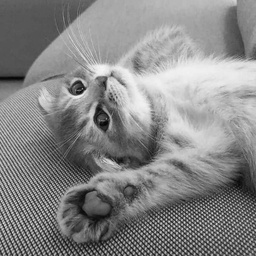
#> input picture task2_noise_filtering/cat.jpg, 256 x 256 px, shrunk from 736 x 736 before the run
$ jupyter execute task2.ipynb
#> lines starting #> are read from the running program, lines starting #| are printed output that depends on the picture
[cell 1]
import numpy as np
import cv2
import matplotlib.pyplot as plt

# **1. Зашумить изображение при помощи шума гаусса, постоянного шума.**

[cell 2]
image = cv2.imread('cat.jpg')
#> image is the input picture: shape (256, 256, 3); min 4, max 247, mean 134.3
image_gray = cv2.cvtColor(image, cv2.COLOR_BGR2GRAY)
plt.imshow(image_gray, cmap="gray")
plt.show()

[cell 3]
from skimage.metrics import (
    structural_similarity,
    mean_squared_error,
    peak_signal_noise_ratio,
)

[cell 4]
def compare_images(original, reference):
    (ssim, _) = structural_similarity(original, reference, full=True)
    mse = mean_squared_error(original, reference)
    psnr = peak_signal_noise_ratio(original, reference)
    return ssim, mse, psnr

[cell 5]
noises_data = {}
# original image
noises_data["Original"] = image_gray

# Gaussian noise
mean, stddev = 0, 100
noise_gauss = np.zeros(image_gray.shape, np.uint8)
cv2.randn(noise_gauss, mean, stddev)
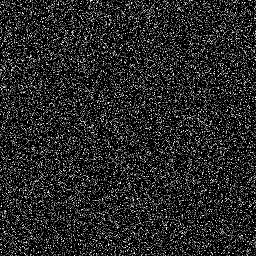
#> noise_gauss: shape (256, 256); min 0, max 255, mean 39.6
image_noise_gauss = cv2.add(image_gray, noise_gauss)
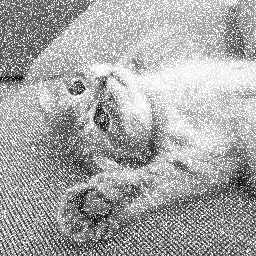
#> image_noise_gauss: shape (256, 256); min 5, max 255, mean 166.1
noises_data[f"Gaussian noise (mean={mean}, stddev={stddev})"] = image_noise_gauss

# Uniform noise
a, b = -25, 25
noise_uniform = np.random.randint(a, b, image_gray.shape).astype(np.uint8)
image_noise_uniform = cv2.add(image_gray, noise_uniform)
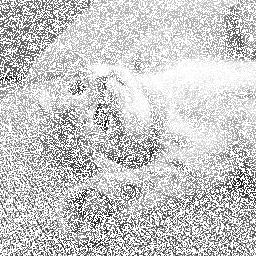
#> image_noise_uniform: shape (256, 256); min 6, max 255, mean 200.1
noises_data[f"Uniform noise (a={a}, b={b})"] = image_noise_uniform

# Gaussian + Uniform noise
noise_mix = noise_gauss + noise_uniform
image_noise_mix = cv2.add(image_gray, noise_mix)
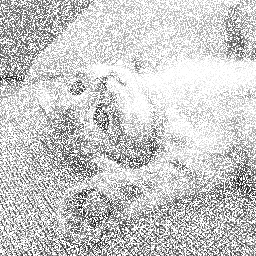
#> image_noise_mix: shape (256, 256); min 6, max 255, mean 201.3
noises_data["Gauss + Uniform"] = image_noise_mix

# Show images
fig, axs = plt.subplots(1, 4, figsize=(18, 7))

col = 0
for col, (key, img) in enumerate(noises_data.items()):
    axs[col].imshow(img, cmap='gray')
    axs[col].set_title(key)
    axs[col].axis('off')
#> this loop made 4 passes
#> key on passes 1 to 4: 'Original', 'Gaussian noise (mean=0, stddev=100)', 'Uniform noise (a=-25, b=25)', 'Gauss + Uniform'

plt.tight_layout()
plt.show()

# Metrics
for key, img in list(noises_data.items())[1:]:
    s, m, p = compare_images(image_gray, img)
    print(f"Original vs {key}:\n\tSSIM={s:.4f}, MSE={m:.4f}, PSNR={p:.4f}")
#> this loop made 3 passes
#> (key, ssim in compare_images, mse in compare_images, psnr in compare_images, s, m, p) on passes 1 to 3: ('Gaussian noise (mean=0, stddev=100)', 0.293, 2926.3, 13.47, 0.293, 2926.3, 13.47), ('Uniform noise (a=-25, b=25)', 0.155, 8603.2, 8.78, 0.155, 8603.2, 8.78), ('Gauss + Uniform', 0.199, 7602.4, 9.32, 0.199, 7602.4, 9.32)
#| Original vs Gaussian noise (mean=0, stddev=100):
#| 	SSIM=0.2931, MSE=2926.2788, PSNR=13.4676
#| Original vs Uniform noise (a=-25, b=25):
#| 	SSIM=0.1547, MSE=8603.2381, PSNR=8.7842
#| Original vs Gauss + Uniform:
#| 	SSIM=0.1986, MSE=7602.4198, PSNR=9.3213

# **2. Протестировать медианный фильтр, фильтр гаусса, билатериальный фильтр, фильтр нелокальных средних с различными параметрами.**

[cell 6]
noisy_images_to_test = {
    "Gaussian noise": image_noise_gauss,
    "Uniform noise": image_noise_uniform,
}

[cell 7]
filters = {
    "Median": {
        "func": lambda img, ksize: cv2.medianBlur(img, ksize),
        "params": {"ksize": [3, 5, 7]}
    },
    "Gaussian": {
        "func": lambda img, ksize, sigma: cv2.GaussianBlur(img, (ksize, ksize), sigma),
        "params": {
            "ksize": [3, 5, 7],
            "sigma": [1, 2, 3],
        }
    },
    "Bilateral": {
        "func": lambda img, d, sigmaColor, sigmaSpace: cv2.bilateralFilter(img, d, sigmaColor, sigmaSpace),
        "params": {
            "d": [5, 9],
            "sigmaColor": [50, 75],
            "sigmaSpace": [50, 75]
        }
    },
    "Non-local Means": {
        "func": lambda img, h, templateWindowSize, searchWindowSize:
            cv2.fastNlMeansDenoising(img, None, h, templateWindowSize, searchWindowSize),
        "params": {
            "h": [10, 20],
            "templateWindowSize": [7, 9],
            "searchWindowSize": [21, 35]
        }
    }
}
def generate_combinations(param_lists):
    if not param_lists:
        return []

    grids = np.meshgrid(*param_lists, indexing='ij')
    flat = [g.flatten() for g in grids]
    combinations = list(zip(*flat))
    return combinations
all_stats = {}

for filter_name, filter_info in filters.items():
    param_keys = list(filter_info["params"].keys())
    param_lists = list(filter_info["params"].values())
    param_combinations = generate_combinations(param_lists)

    n_rows = len(noisy_images_to_test)
    n_cols = len(param_combinations)

    fig, axs = plt.subplots(n_rows+1, n_cols+1, figsize=(2.5*(n_cols+1), 2*(n_rows+1)))

    # First row: parameter titles
    for j, params in enumerate(param_combinations):
        lines = [f"{k}={v}" for k, v in zip(param_keys, params)]
        title_str = "\n".join(lines)
        axs[0, j+1].set_title(title_str, fontsize=14)
        axs[0, j+1].axis('off')

    # First column: noise names + noise images
    for i, (noise_name, noisy_img) in enumerate(noisy_images_to_test.items()):
        axs[i+1, 0].imshow(noisy_img, cmap='gray')
        axs[i+1, 0].set_title(noise_name, fontsize=14)
        axs[i+1, 0].axis('off')

    # Top-left: original image
    axs[0, 0].imshow(image_gray, cmap='gray')
    axs[0, 0].set_title('Original', fontsize=14)
    axs[0, 0].axis('off')

    # Apply filters, compute statistics
    for i, (noise_name, noisy_img) in enumerate(noisy_images_to_test.items()):
        noisy_img_uint8 = noisy_img.astype(np.uint8)
        if noise_name not in all_stats:
            all_stats[noise_name] = {}

        for j, param_set in enumerate(param_combinations):
            params_dict = dict(zip(param_keys, param_set))
            for k, v in params_dict.items():
                if isinstance(v, np.generic):
                    params_dict[k] = v.item()
            try:
                filtered_img = filter_info["func"](noisy_img_uint8, **params_dict)
            except Exception as e:
                print(f"Error in filter {filter_name} with params {params_dict}: {e}")
                continue

            # Save statistics
            ssim_val, mse_val, psnr_val = compare_images(image_gray, filtered_img)
            if filter_name not in all_stats[noise_name]:
                all_stats[noise_name][filter_name] = {}
            all_stats[noise_name][filter_name][tuple(param_set)] = {
                "ssim": ssim_val, "mse": mse_val, "psnr": psnr_val, "image": filtered_img
            }

            # Show filtered image
            axs[i+1, j+1].imshow(filtered_img, cmap='gray')
            axs[i+1, j+1].axis('off')

    plt.suptitle(f"Filter: {filter_name}", fontsize=20)
    plt.tight_layout()
    plt.show()
#> this loop made 4 passes
#> (filter_name, param_keys, param_lists, n_cols) on passes 3 to 4: ('Bilateral', ['d', 'sigmaColor', 'sigmaSpace'], [[5, 9], [50, 75], [50, 75]], 8), ('Non-local Means', ['h', 'templateWindowSize', 'searchWindowSize'], [[10, 20], [7, 9], [21, 35]], 8)
#> (filter_name, param_keys, param_combinations, n_cols) on pass 1: ('Median', ['ksize'], [(3,), (5,), (7,)], 3)
#> pass 1, `plt.show()`:
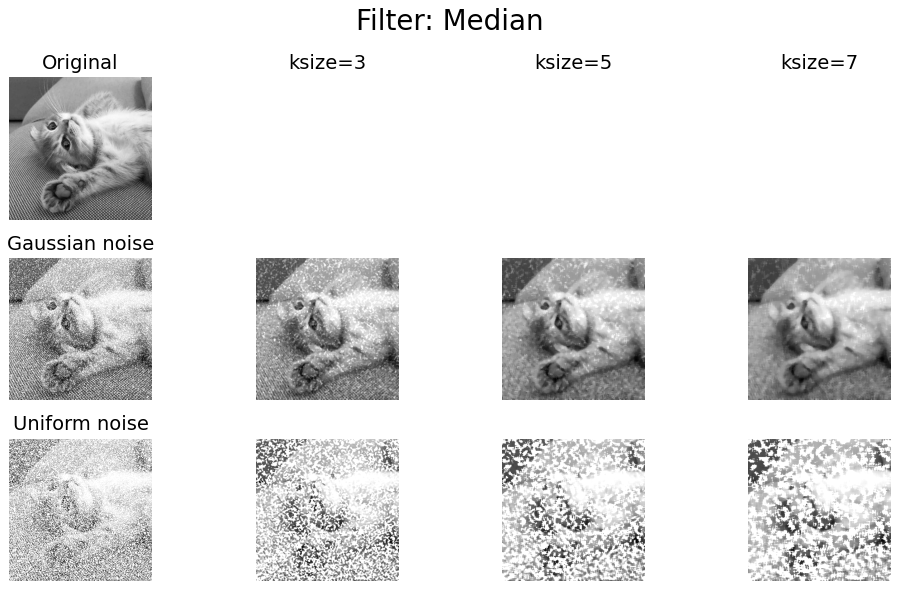
#> figure drawn by matplotlib, 9 panels
#> pass 2, `plt.show()`:
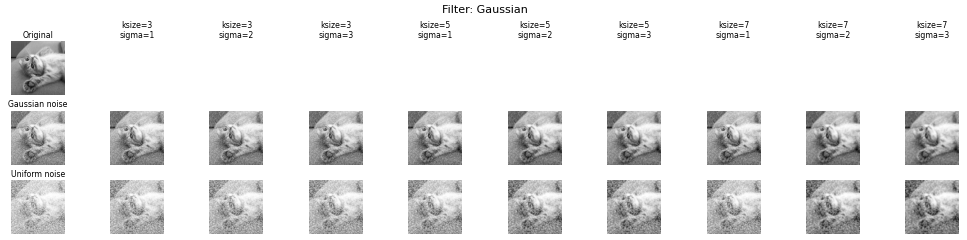
#> figure drawn by matplotlib, 21 panels
#> after the loop, all_stats = 2 items

# **3. Выяснить, какой фильтр показал лучший результат фильтрации шума.**

[cell 8]
for noise_name, filters_stats in all_stats.items():
    best_ssim = -1
    best_filter = None
    best_params = None
    best_image = None

    images_to_show = [image_gray, noisy_images_to_test[noise_name]]
    titles_to_show = ["Original", noise_name]

    for filter_name, params_dict in filters_stats.items():
        for param_set, stats in params_dict.items():
            clean_params = tuple(v.item() if isinstance(v, np.generic) else v for v in param_set)
            if stats["ssim"] > best_ssim:
                best_ssim = stats["ssim"]
                best_filter = filter_name
                best_params = clean_params
                best_image = stats["image"]

    images_to_show.append(best_image)
    titles_to_show.append(f'Best: {best_filter}\nParams: {best_params}')

    # Show images
    plt.figure(figsize=(12,4))
    for idx, (img, title) in enumerate(zip(images_to_show, titles_to_show)):
        plt.subplot(1, len(images_to_show), idx+1)
        plt.imshow(img, cmap='gray')
        plt.title(title, fontsize=10)
        plt.axis('off')
    plt.show()

    # Metrics
    ssim_val, mse_val, psnr_val = compare_images(image_gray, best_image)
    print(f"Best filter for {noise_name}: {best_filter} {best_params}")
    print(f"\tSSIM={ssim_val:.4f}, MSE={mse_val:.2f}, PSNR={psnr_val:.2f}")
#> this loop made 2 passes
#> (noise_name, ssim in compare_images, mse in compare_images, psnr in compare_images, ssim_val, mse_val) on passes 1 to 2: ('Gaussian noise', 0.508, 1444.4, 16.53, 0.508, 1444.4), ('Uniform noise', 0.381, 5458.5, 10.76, 0.381, 5458.5)
#| Best filter for Gaussian noise: Bilateral (9, 75, 75)
#| 	SSIM=0.5078, MSE=1444.36, PSNR=16.53
#| Best filter for Uniform noise: Gaussian (7, 3)
#| 	SSIM=0.3810, MSE=5458.48, PSNR=10.76
#> pass 1, `plt.show()`:
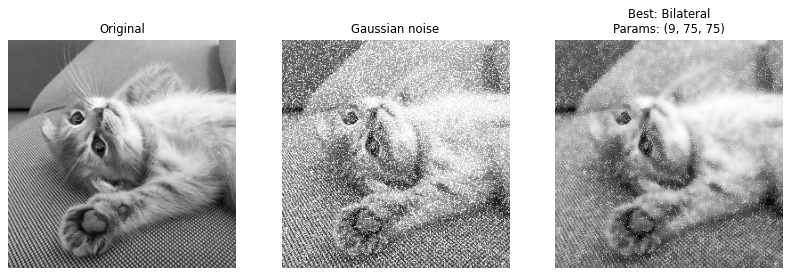
#> figure drawn by matplotlib, 3 panels
#> pass 2, `plt.show()`:
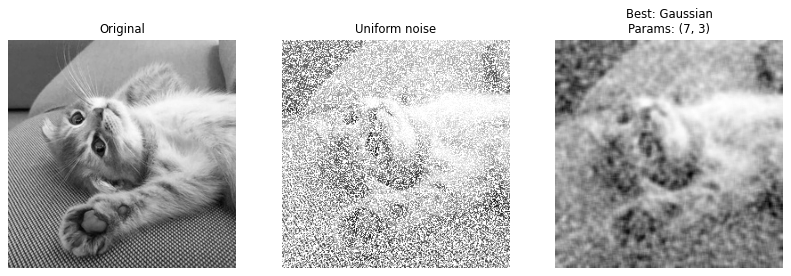
#> figure drawn by matplotlib, 3 panels
#> after the loop:
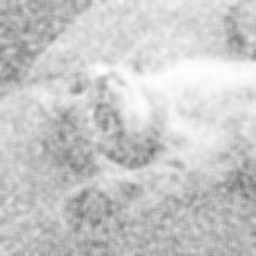
#> best_image: shape (256, 256); min 119, max 254, mean 200.1
